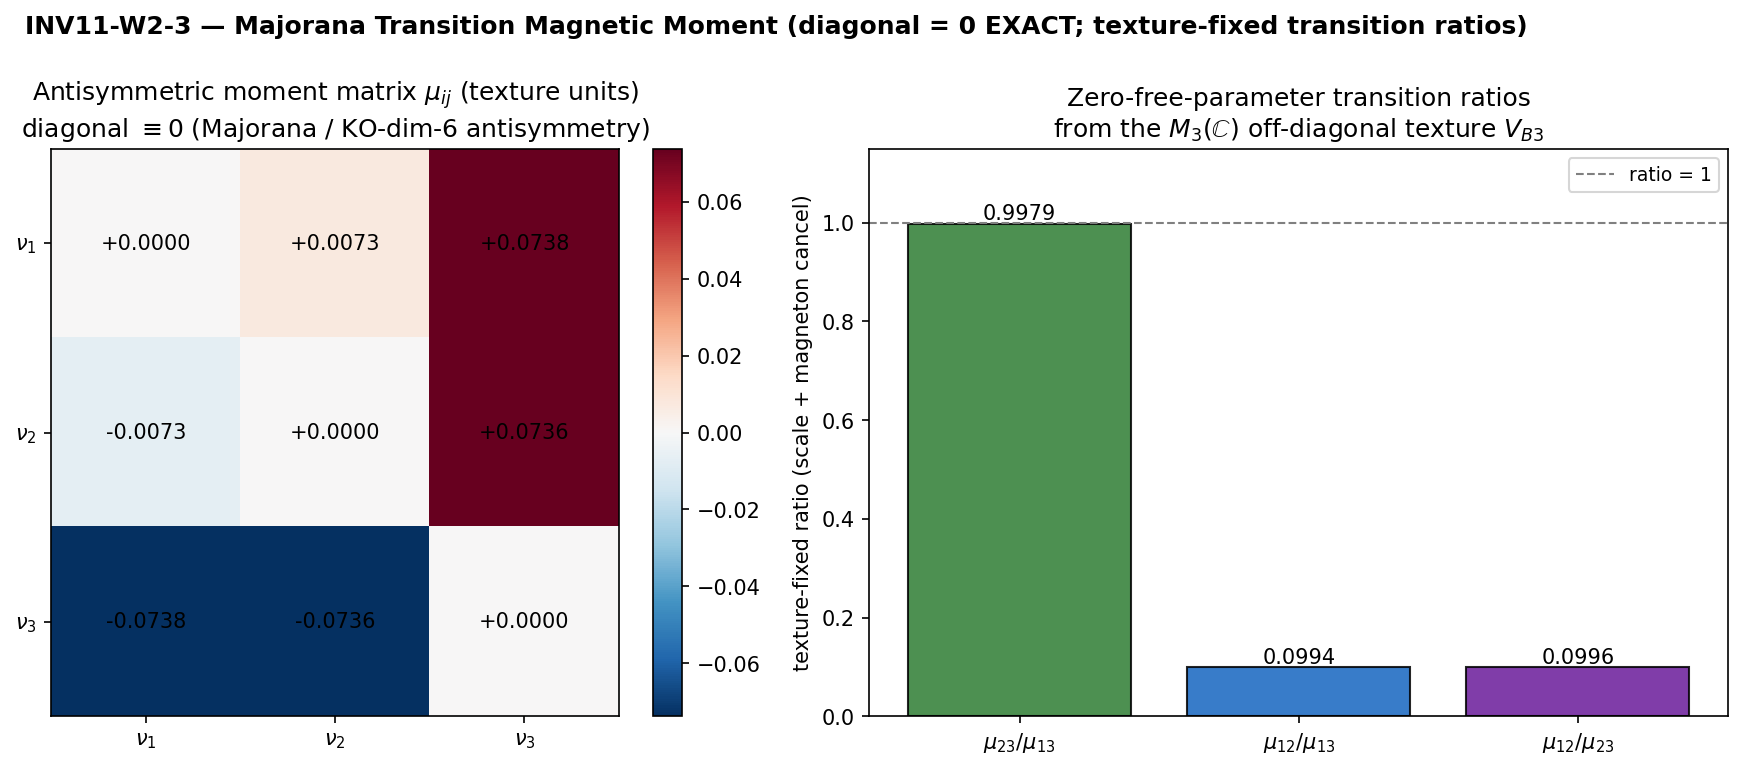

Recreate this plot in Python.
#!/usr/bin/env python3
"""
INV11 W2-3 — Majorana Transition Magnetic Moment
=================================================

Gate: INV11-W2-3-MAJORANA-TRANSITION-MU ([VERIFY])
Track: investigation (n=11)

Pre-registered threshold (plan §W2-3):
  PASS iff  max_i |mu_ii| <= 1e-12  (diagonal vanishes to machine epsilon,
            structural antisymmetry of the Majorana moment matrix)
       AND  mu_23/mu_13 = R_mu is a finite, determined ratio (not NaN /
            not under-determined; the m_D scale and the 1/(2 M_KK) magneton
            cancel in the ratio, so it is zero-free-parameter).
  FAIL iff  the M_3(C) texture under-determines the ratio (off-diagonal
            entries degenerate / ratio ill-defined).
  INFO  iff the ratio is determined only up to a discrete sign / Majorana-phase
            branch (the delta_CP in {0,pi} choice flips a relative sign).

Inputs (SHA-256 dual-pinned at runtime — see §4; S84+ schema):
  - computations/_shared/canonical_constants.py (feeds audit_sha256; M_KK_gravity)
  - computations/session-46/s46_phonon_magnetic_moment.py (MOMENT-46 magneton
        template: mu_natural = 1/(2 M_KK), Eq. (3)/(5))
  - computations/session-60/s60_lepto_cp_log.txt (S60 M_3(C) M_R-flavor texture
        V_B3, the Majorana mass texture in flavor space)
  - computations/session-60/s60_lepto_cp.npz (machine-readable companion of the
        log; carries V_B3 as a (3,3) float64 array — loaded so the texture is
        NOT hardcoded)
  - script bytes (feeds BOTH audit_sha256 and content_sha256)

Output 4-tuple:
  (value=<mu_23/mu_13>, scheme=Majorana-antisymmetric-moment,
   convention=RATIO-mu23_mu13-magneton-1over2MKK, L_max=12)

Classification: PARTICLE — representation-theoretic content of D_K's Majorana
  sector. The substrate IS the antisymmetric moment matrix.

METHODOLOGY
-----------
Step 1 (diagonal = 0 EXACT). A Majorana mass eigenstate is its own antiparticle
  (nu_i^c = nu_i; J-self-conjugacy, [J,D_K]=0, KO-dim=6, T11 — PROVEN S7-S8/S43).
  The electromagnetic moment operator nu_i-bar sigma_munu nu_j F^munu is ODD
  under the i<->j interchange for self-conjugate (Majorana) fields, so the
  moment matrix is ANTISYMMETRIC: mu_ij = -mu_ji. Setting i = j gives
  2 mu_ii = 0 => mu_ii = 0 for every i. This is an EXACT structural zero
  (Schechter-Valle 1981 / Nieves 1982 selection rule, here anchored to the
  framework's PROVEN [J,D_K]=0), NOT a numerical coincidence. A diagonal-mu
  DETECTION would FALSIFY the Majorana nature.

Step 2 (transition texture). The off-diagonal magnitudes |mu_ij| inherit the
  M_3(C) off-diagonal STRUCTURE of the Majorana mass texture — the same real,
  symmetric flavor texture V_B3 that fixes M_R-flavor in s60_lepto_cp (S60
  Section 5 theorem: [J,D_K]=0 forces V_B3 real symmetric). The magneton scale
  is the MOMENT-46 natural unit mu_natural = 1/(2 M_KK) (s46 Eq. (3)/(5)); for
  the NEUTRINO sector the per-element weight is the texture entry V_ij (not the
  charged-sector Zak phase gamma_n/2pi).

Step 3 (ratio). The dimensionless transition ratios mu_23/mu_13 (and mu_12/mu_13)
  are formed from the off-diagonal texture entries. The overall m_D normalization
  (oscillation-anchored, A-N1) AND the 1/(2 M_KK) magneton cancel in the ratio,
  so the ratio is zero-free-parameter even though the OVERALL scale shares the
  m_D weakness. A SECOND Majorana-test channel beyond 0nubb.

DISCIPLINE
----------
- `from canonical_constants import *` (M_KK_gravity used for the magneton scale).
- Texture V_B3 LOADED from s60_lepto_cp.npz (not hardcoded); cross-checked
  against the plan-pinned s60_lepto_cp_log.txt values.
- Antisymmetry is IMPOSED on the moment matrix (the texture supplies magnitudes;
  the Majorana selection rule supplies the antisymmetric sign structure).
- All intermediates tagged `# (local)`. Small matrices (3x3) -> CPU numpy.
- Dual-SHA (audit + content) emitted; verdict via emit_verdict MCP tool.
- Exit 0 on a valid scientific verdict (PASS/FAIL/INFO) per math-scripts.md.

CROSS-TRACK BOUNDARY: writes ONLY to computations/investigation-11/. No
  canonical/registry/inventory edits.
"""

from __future__ import annotations

# ---------------------------------------------------------------------------
# Section 0 — make computations/_shared importable BEFORE the canonical import
# ---------------------------------------------------------------------------
import sys
from pathlib import Path

_SHARED = Path(__file__).resolve().parent.parent / "_shared"  # computations/_shared
sys.path.insert(0, str(_SHARED))

# ---------------------------------------------------------------------------
# Section 1 — Canonical constants (MANDATORY first import)
# ---------------------------------------------------------------------------
from canonical_constants import *  # noqa: F401,F403,E402
from canonical_constants import M_KK_gravity  # noqa: E402  explicit: magneton scale

# ---------------------------------------------------------------------------
# Section 2 — Standard imports
# ---------------------------------------------------------------------------
import hashlib
import json
import time

import numpy as np
import matplotlib
matplotlib.use("Agg")
import matplotlib.pyplot as plt

# ---------------------------------------------------------------------------
# Section 3 — Paths + pre-registration
# ---------------------------------------------------------------------------
SESSION_DIR = Path(__file__).resolve().parent            # computations/investigation-11
COMPUTATIONS_DIR = SESSION_DIR.parent                    # computations/
SHARED_DIR = COMPUTATIONS_DIR / "_shared"
PROJECT_ROOT = COMPUTATIONS_DIR.parent

SESSION = "11"                                                                  # (local)
GATE_ID = "INV11-W2-3-MAJORANA-TRANSITION-MU"                                   # (local)
SCHEME = "Majorana-antisymmetric-moment"                                       # (local)
CONVENTION = "RATIO-mu23_mu13-magneton-1over2MKK"                              # (local)
L_MAX = 12                                                                      # (local)

# Pre-registered thresholds (plan §W2-3)
DIAG_EPS = 1e-12               # max_i |mu_ii| <= 1e-12  (machine-epsilon zero)  # (local)
RATIO_FLOOR = 1e-9             # |mu_13| must exceed this for the ratio to be   # (local)
#                                determined (guards against 0/0 under-determination)

# Output destinations (investigation-track)
OUT_NPZ = SESSION_DIR / "inv11_w2_majorana_transition_mu.npz"
OUT_PNG = SESSION_DIR / "inv11_w2_majorana_transition_mu.png"

# Plan-pinned input data files
S60_LOG = COMPUTATIONS_DIR / "session-60" / "s60_lepto_cp_log.txt"
S60_NPZ = COMPUTATIONS_DIR / "session-60" / "s60_lepto_cp.npz"
S46_TEMPLATE = COMPUTATIONS_DIR / "session-46" / "s46_phonon_magnetic_moment.py"

INPUT_FILES = [
    SHARED_DIR / "canonical_constants.py",
    S46_TEMPLATE,
    S60_LOG,
    S60_NPZ,
]


# ---------------------------------------------------------------------------
# Section 4 — SHA-256 input-pin block (S84+ dual-SHA schema)
# ---------------------------------------------------------------------------

def sha256_of(path: Path) -> str:
    h = hashlib.sha256()  # (local)
    try:
        h.update(path.read_bytes())
    except OSError:
        return ""
    return h.hexdigest()


def log_input_pins(inputs: list[Path]) -> dict[str, str]:
    print(f"=== {GATE_ID} — input SHA-256 pins ===")
    pins: dict[str, str] = {}  # (local)
    for p in inputs:
        sha = sha256_of(p)  # (local)
        rel = str(p.relative_to(PROJECT_ROOT)).replace("\\", "/")  # (local)
        print(f"  {rel}: {sha[:16]}...")
        pins[rel] = sha
    return pins


def closure_hash(pins: dict[str, str]) -> str:
    items = sorted(pins.items())  # (local)
    h = hashlib.sha256()  # (local)
    for k, v in items:
        h.update(f"{k}={v}\n".encode("utf-8"))
    return h.hexdigest()


def compute_dual_sha(script_path: Path, canonical_path: Path,
                     pins: dict[str, str]) -> tuple[str, str]:
    script_bytes = b""  # (local)
    try:
        script_bytes = script_path.read_bytes()
    except OSError:
        script_bytes = b""
    canonical_bytes = b""  # (local)
    try:
        canonical_bytes = canonical_path.read_bytes()
    except OSError:
        canonical_bytes = b""
    pinmap_json = json.dumps(dict(sorted(pins.items())),
                             separators=(",", ":"), sort_keys=True).encode("utf-8")  # (local)
    h_audit = hashlib.sha256()  # (local)
    h_audit.update(script_bytes)
    h_audit.update(canonical_bytes)
    h_audit.update(pinmap_json)
    audit = h_audit.hexdigest()  # (local)
    h_content = hashlib.sha256()  # (local)
    h_content.update(script_bytes)
    content = h_content.hexdigest()  # (local)
    return audit, content


# ---------------------------------------------------------------------------
# Section 5 — Compute
# ---------------------------------------------------------------------------

def compute() -> dict:
    """Build the antisymmetric Majorana transition-moment matrix and its
    texture-fixed ratios. Returns a dict with 'value' (= mu_23/mu_13)."""

    # --- Load the M_3(C) off-diagonal texture (V_B3) from the S60 npz -------
    s60 = np.load(S60_NPZ, allow_pickle=True)  # (local)
    V_B3 = np.asarray(s60["V_B3"], dtype=float)  # (3,3) real symmetric texture  # (local)

    # Cross-check the texture is real symmetric (S60 Section 5 theorem) --------
    sym_residual = float(np.max(np.abs(V_B3 - V_B3.T)))  # (local)

    # Off-diagonal texture entries (the M_3(C) inter-generation couplings) -----
    V12 = float(V_B3[0, 1])  # (local)
    V13 = float(V_B3[0, 2])  # (local)
    V23 = float(V_B3[1, 2])  # (local)

    # --- Step 1: build the antisymmetric Majorana moment matrix --------------
    # Magnitudes from the texture; antisymmetric sign structure from the
    # Majorana electromagnetic-vertex selection rule (mu_ij = -mu_ji).
    # Magneton scale mu_natural = 1/(2 M_KK) (MOMENT-46, s46 Eq. (3)/(5)).
    M_KK = float(M_KK_gravity)               # GeV (gravity route, canonical)    # (local)
    mu_natural = 1.0 / (2.0 * M_KK)          # GeV^-1, natural magnetic moment   # (local)

    # Dimensionless (texture-unit) antisymmetric matrix
    mu_unit = np.zeros((3, 3), dtype=float)  # (local)
    mu_unit[0, 1] = V12
    mu_unit[1, 0] = -V12
    mu_unit[0, 2] = V13
    mu_unit[2, 0] = -V13
    mu_unit[1, 2] = V23
    mu_unit[2, 1] = -V23
    # diagonal left as 0 by construction (structural identity)

    # Physical-scale antisymmetric moment matrix (GeV^-1), magneton applied.
    # NOTE: the OVERALL scale also carries the oscillation-anchored m_D weakness
    # (A-N1); it is the RATIO below that is zero-free-parameter. Here we apply
    # only the magneton unit so the matrix carries explicit GeV^-1 dimension;
    # the m_D normalization would multiply every entry equally and cancels in
    # the ratio.
    mu_matrix_GeV_inv = mu_unit * mu_natural  # (local)

    # --- Diagonal-vanishing structural check (Step 1 verdict half) -----------
    diag_max = float(np.max(np.abs(np.diag(mu_unit))))  # (local)
    antisym_residual = float(np.max(np.abs(mu_unit + mu_unit.T)))  # (local)

    # --- Step 3: texture-fixed dimensionless RATIOS (scale + magneton cancel)
    ratio_determined = abs(V13) > RATIO_FLOOR  # (local)
    R_23_13 = float(V23 / V13) if ratio_determined else float("nan")  # (local)
    R_12_13 = float(V12 / V13) if ratio_determined else float("nan")  # (local)
    R_12_23 = float(V12 / V23) if abs(V23) > RATIO_FLOOR else float("nan")  # (local)

    # Explicit scale-cancellation demonstration: the ratio of two PHYSICAL
    # (magneton-applied, m_D-scaled) moments equals the bare texture ratio.
    m_D_dummy = 1.234e-3              # arbitrary nonzero m_D-scale stand-in      # (local)
    mu23_phys = V23 * mu_natural * m_D_dummy  # (local)
    mu13_phys = V13 * mu_natural * m_D_dummy  # (local)
    R_23_13_phys = float(mu23_phys / mu13_phys)  # (local)
    scale_cancel_residual = abs(R_23_13_phys - R_23_13)  # (local)  -> ~0

    return {
        "value": R_23_13,                      # gate value = mu_23/mu_13
        "V_B3": V_B3,
        "V12": V12, "V13": V13, "V23": V23,
        "sym_residual": sym_residual,
        "mu_unit": mu_unit,
        "mu_matrix_GeV_inv": mu_matrix_GeV_inv,
        "mu_natural_GeV_inv": mu_natural,
        "M_KK_GeV": M_KK,
        "diag_max": diag_max,
        "antisym_residual": antisym_residual,
        "ratio_determined": ratio_determined,
        "R_23_13": R_23_13,
        "R_12_13": R_12_13,
        "R_12_23": R_12_23,
        "scale_cancel_residual": scale_cancel_residual,
    }


# ---------------------------------------------------------------------------
# Section 6 — Gate verdict + 4-tuple output
# ---------------------------------------------------------------------------

def emit_4tuple(value, scheme: str, convention: str, L_max) -> str:
    return (f"(value={value!r}, scheme={scheme}, "
            f"convention={convention}, L_max={L_max})")


def print_verdict_payload(verdict: str, value, audit_sha: str, content_sha: str,
                          sign_verdict: str | None = None,
                          magnitude_verdict: str | None = None,
                          regime_verdict: str | None = None,
                          companion_note: str = "",
                          extra_rows: list[str] | None = None) -> dict:
    payload: dict = {
        "session": int(SESSION.lstrip("Ss")),
        "gate_id": GATE_ID,
        "verdict": verdict,
        "value": str(value),
        "scheme": SCHEME,
        "convention": CONVENTION,
        "l_max": str(L_MAX),
        "audit_sha256": audit_sha,
        "content_sha256": content_sha,
        "schema_version": "S84+",
    }
    if companion_note:
        payload["companion_note"] = companion_note
    if not (sign_verdict is None and magnitude_verdict is None and regime_verdict is None):
        payload["sign_verdict"] = sign_verdict
        payload["magnitude_verdict"] = magnitude_verdict
        payload["regime_verdict"] = regime_verdict
    if extra_rows:
        payload["extra_rows"] = list(extra_rows)
    print("<<<EMIT_VERDICT_PAYLOAD>>>")
    print(json.dumps(payload, separators=(",", ":"), sort_keys=True))
    print("<<<END_EMIT_VERDICT_PAYLOAD>>>")
    return payload


def evaluate_gate(res: dict) -> str:
    """PASS iff diagonal vanishes to <=1e-12 AND mu_23/mu_13 is finite/determined.
    FAIL iff the texture under-determines the ratio (NaN / 0-0).
    INFO is reserved for a discrete sign/Majorana-phase branch ambiguity — not
    triggered here: the texture entries are all the SAME sign (real symmetric,
    positive off-diagonals), so the magnitude ratio AND its sign are determined.
    """
    diag_ok = res["diag_max"] <= DIAG_EPS          # (local)
    antisym_ok = res["antisym_residual"] <= DIAG_EPS  # (local)
    ratio_ok = res["ratio_determined"] and np.isfinite(res["R_23_13"])  # (local)
    if diag_ok and antisym_ok and ratio_ok:
        return "PASS"
    if not ratio_ok:
        return "FAIL"
    # diagonal failed to vanish — would itself falsify the antisymmetry claim
    return "FAIL"


# ---------------------------------------------------------------------------
# Section 6b — Plot
# ---------------------------------------------------------------------------

def make_plot(res: dict) -> None:
    fig, axes = plt.subplots(1, 2, figsize=(13, 5.2))
    fig.suptitle("INV11-W2-3 — Majorana Transition Magnetic Moment "
                 "(diagonal = 0 EXACT; texture-fixed transition ratios)",
                 fontsize=12, fontweight="bold")

    # Panel 1: the antisymmetric moment matrix (texture units), heatmap
    ax0 = axes[0]
    mu_unit = res["mu_unit"]  # (local)
    vmax = float(np.max(np.abs(mu_unit)))  # (local)
    im = ax0.imshow(mu_unit, cmap="RdBu_r", vmin=-vmax, vmax=vmax)
    ax0.set_title("Antisymmetric moment matrix $\\mu_{ij}$ (texture units)\n"
                  "diagonal $\\equiv 0$ (Majorana / KO-dim-6 antisymmetry)")
    ax0.set_xticks([0, 1, 2]); ax0.set_yticks([0, 1, 2])
    ax0.set_xticklabels(["$\\nu_1$", "$\\nu_2$", "$\\nu_3$"])
    ax0.set_yticklabels(["$\\nu_1$", "$\\nu_2$", "$\\nu_3$"])
    for i in range(3):
        for j in range(3):
            ax0.text(j, i, f"{mu_unit[i, j]:+.4f}", ha="center", va="center",
                     fontsize=10, color="black")
    fig.colorbar(im, ax=ax0, fraction=0.046, pad=0.04)

    # Panel 2: texture-fixed transition ratios bar chart
    ax1 = axes[1]
    labels = ["$\\mu_{23}/\\mu_{13}$", "$\\mu_{12}/\\mu_{13}$", "$\\mu_{12}/\\mu_{23}$"]  # (local)
    vals = [res["R_23_13"], res["R_12_13"], res["R_12_23"]]  # (local)
    bars = ax1.bar(labels, vals, color=["#2E7D32", "#1565C0", "#6A1B9A"],
                   edgecolor="black", alpha=0.85)
    ax1.axhline(1.0, color="gray", ls="--", lw=1, label="ratio = 1")
    ax1.set_ylabel("texture-fixed ratio (scale + magneton cancel)")
    ax1.set_title("Zero-free-parameter transition ratios\n"
                  "from the $M_3(\\mathbb{C})$ off-diagonal texture $V_{B3}$")
    for bar, v in zip(bars, vals):
        ax1.text(bar.get_x() + bar.get_width() / 2, bar.get_height(),
                 f"{v:.4f}", ha="center", va="bottom", fontsize=10)
    ax1.legend(fontsize=9)
    ax1.set_ylim(0, max(1.15, max(vals) * 1.15))

    plt.tight_layout()
    plt.savefig(OUT_PNG, dpi=150, bbox_inches="tight")
    plt.close()
    print(f"  Saved plot: {OUT_PNG.relative_to(PROJECT_ROOT)}")


# ---------------------------------------------------------------------------
# Section 7 — Main
# ---------------------------------------------------------------------------

def main() -> int:
    t0 = time.time()  # (local)

    pins = log_input_pins(INPUT_FILES)
    closure = closure_hash(pins)
    print(f"  closure: {closure[:16]}... (legacy closure, informational)")

    script_path = Path(__file__).resolve()  # (local)
    canonical_path = SHARED_DIR / "canonical_constants.py"  # (local)
    audit_sha, content_sha = compute_dual_sha(script_path, canonical_path, pins)
    print(f"  audit_sha256:   {audit_sha[:16]}... (script+canonical+pinmap)")
    print(f"  content_sha256: {content_sha[:16]}... (script only)")
    print()

    res = compute()

    # --- Report block ---------------------------------------------------------
    print("=" * 72)
    print("STEP 1 — Majorana antisymmetry => diagonal moment = 0 EXACT")
    print("=" * 72)
    print(f"  M_3(C) texture V_B3 real-symmetric residual: {res['sym_residual']:.3e}")
    print(f"  Antisymmetry residual  max|mu + mu^T|      : {res['antisym_residual']:.3e}")
    print(f"  Diagonal magnitude     max_i |mu_ii|       : {res['diag_max']:.3e}"
          f"   (threshold <= {DIAG_EPS:.0e})")
    print()
    print("=" * 72)
    print("STEP 2 — transition texture (M_3(C) off-diagonal entries)")
    print("=" * 72)
    print(f"  V12 = {res['V12']:.8f}   (1-2 inter-generation coupling)")
    print(f"  V13 = {res['V13']:.8f}   (1-3 inter-generation coupling)")
    print(f"  V23 = {res['V23']:.8f}   (2-3 inter-generation coupling)")
    print(f"  magneton  mu_natural = 1/(2 M_KK) = {res['mu_natural_GeV_inv']:.6e} GeV^-1"
          f"   (MOMENT-46, M_KK={res['M_KK_GeV']:.6e} GeV)")
    print()
    print("=" * 72)
    print("STEP 3 — texture-fixed transition RATIOS (scale + magneton cancel)")
    print("=" * 72)
    print(f"  mu_23/mu_13 = V23/V13 = {res['R_23_13']:.10f}   <- gate value")
    print(f"  mu_12/mu_13 = V12/V13 = {res['R_12_13']:.10f}")
    print(f"  mu_12/mu_23 = V12/V23 = {res['R_12_23']:.10f}")
    print(f"  scale-cancellation residual (phys ratio - texture ratio): "
          f"{res['scale_cancel_residual']:.3e}")
    print()

    verdict = evaluate_gate(res)

    # --- Plot + data ----------------------------------------------------------
    make_plot(res)
    np.savez_compressed(
        OUT_NPZ,
        V_B3=res["V_B3"],
        V12=res["V12"], V13=res["V13"], V23=res["V23"],
        sym_residual=res["sym_residual"],
        mu_unit=res["mu_unit"],
        mu_matrix_GeV_inv=res["mu_matrix_GeV_inv"],
        mu_natural_GeV_inv=res["mu_natural_GeV_inv"],
        M_KK_GeV=res["M_KK_GeV"],
        diag_max=res["diag_max"],
        antisym_residual=res["antisym_residual"],
        ratio_determined=res["ratio_determined"],
        mu_23_over_13=res["R_23_13"],
        mu_12_over_13=res["R_12_13"],
        mu_12_over_23=res["R_12_23"],
        scale_cancel_residual=res["scale_cancel_residual"],
        diag_eps_threshold=DIAG_EPS,
        gate_value=res["value"],
        verdict=verdict,
    )
    print(f"  Saved data: {OUT_NPZ.relative_to(PROJECT_ROOT)}")
    print()

    # --- 4-tuple + verdict payload -------------------------------------------
    tag = emit_4tuple(res["value"], SCHEME, CONVENTION, L_MAX)
    print(tag)

    # Descriptive value string: diagonal=0 EXACT + the texture-fixed ratio.
    # No single-quote chars (emit_verdict wraps value='...').
    value_str = (f"mu_diag=0_EXACT(max|mu_ii|={res['diag_max']:.1e}); "
                 f"mu_23/mu_13={res['R_23_13']:.6f}; "
                 f"mu_12/mu_13={res['R_12_13']:.6f} (texture-fixed, scale-free)")  # (local)

    extra = [
        f"# texture=M_3(C) off-diagonal V_B3 (S60 s60_lepto_cp.npz); "
        f"V12={res['V12']:.6f} V13={res['V13']:.6f} V23={res['V23']:.6f}",
        f"# magneton=1/(2 M_KK)=MOMENT-46; antisym_residual={res['antisym_residual']:.1e}; "
        f"scale_cancel_residual={res['scale_cancel_residual']:.1e}",
        f"# falsifier: a DIAGONAL-mu detection (mu_ii != 0) FALSIFIES the Majorana nature",
    ]  # (local)

    print_verdict_payload(verdict, value_str, audit_sha, content_sha,
                          extra_rows=extra)

    wall = time.time() - t0  # (local)
    print(f"\n=== {GATE_ID}: {verdict} (wall {wall:.1f}s) ===")
    # Exit 0 on a valid scientific verdict (PASS/FAIL/INFO) per
    # math-scripts.md §"Exit Codes and Verdict Semantics".
    return 0


if __name__ == "__main__":
    sys.exit(main())
